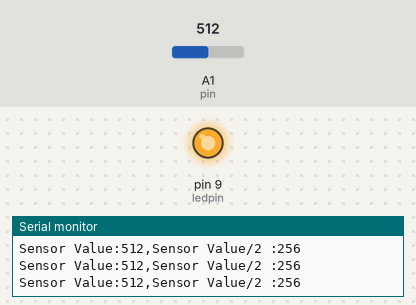
Bench run of a sketch on a simulated Arduino Uno, built with avr-gcc and run on an emulated ATmega328P. Parts: output pins drawn as LEDs (lit = HIGH), the last lines printed to the serial monitor. The test bench sets the inputs (shaded band); at power-on: A1 (pin) = 512.

Above: at 1.2 s.
1.3 s: A1 (pin) set to 983
2.8 s: A1 (pin) set to 1013
At 4.0 s:
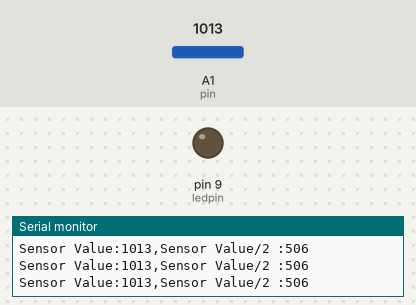
4.3 s: A1 (pin) set to 900
At 5.5 s:
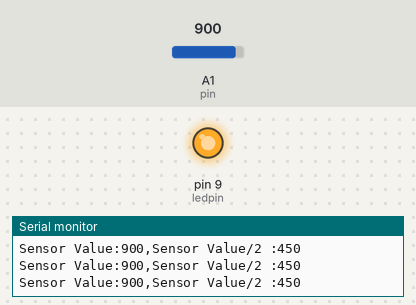
5.8 s: A1 (pin) set to 1023
At 7.1 s:
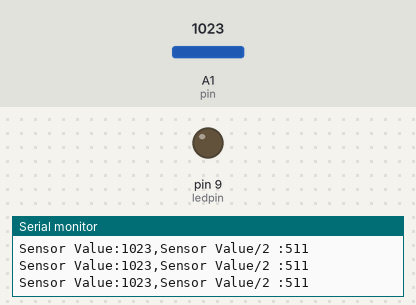
Timing chart, 0 to 8.3 s (numbered marks = the images above; inputs shaded):
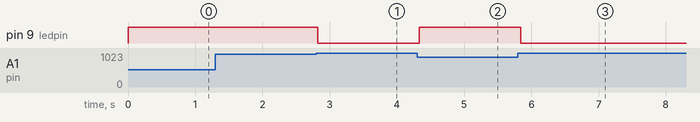

Measured:
- the behaviour switches between 999 and 1000 on A1 (pin) (found by bisection; images 0 and 1)
- after the input at 2.8 s, pin 9 (ledpin): HIGH → LOW at once
- after the input at 4.3 s, pin 9 (ledpin): LOW → HIGH at once
- after the input at 5.8 s, pin 9 (ledpin): HIGH → LOW at once

The sketch:

Humidity_Sensor_Check_Humidity_in_Soil.ino
```cpp
void setup() {
  // put your setup code here, to run once:
  Serial.begin(9600);
  pinMode(9, OUTPUT);
}

void loop() {
  // put your main code here, to run repeatedly:
  int pin = A1;
  int ledpin = 9;
  int value = analogRead(pin);
  Serial.print("Sensor Value:");
  Serial.print(value);
  Serial.print(",");
  int svalue = value/2;
  Serial.print("Sensor Value/2 :");
  Serial.println(svalue);
  if (svalue >= 500){
    digitalWrite(ledpin, LOW);
  }
  else {
    digitalWrite(ledpin, HIGH);
  }
  delay(100);
 }
```
